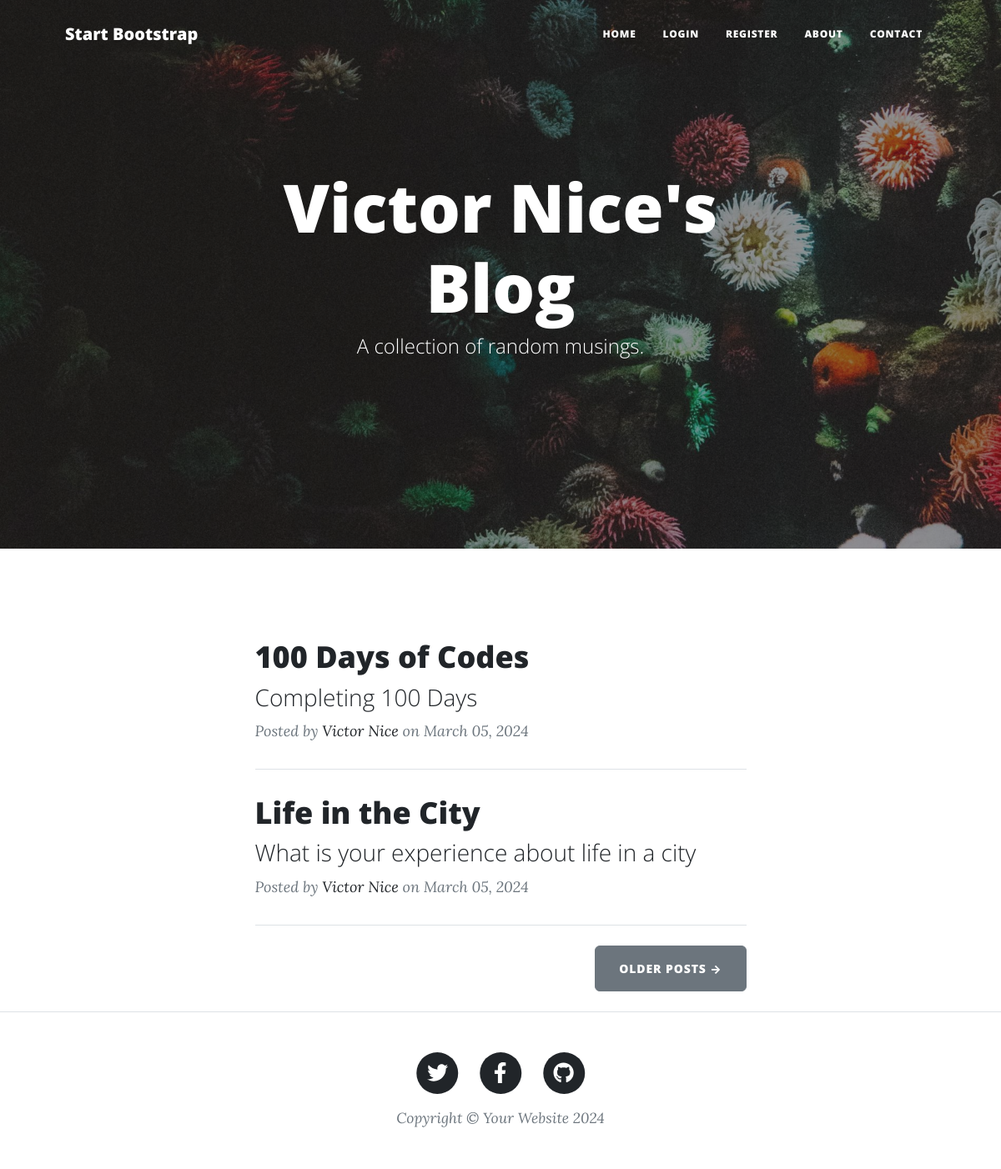
The page / on the database its author committed.
### main.py (models this page shows)
class BlogPost(db.Model):
    __tablename__: str = "blog_posts"
    id: Mapped[int] = mapped_column(Integer, primary_key=True)
    author_id: Mapped[int] = mapped_column(Integer, db.ForeignKey("users.id"))
    author = relationship("User", back_populates="posts")
    comments = relationship("Comment", back_populates="parent_post")
    title: Mapped[str] = mapped_column(String(250), unique=True, nullable=False)
    subtitle: Mapped[str] = mapped_column(String(250), nullable=False)
    date: Mapped[str] = mapped_column(String(250), nullable=False)
    body: Mapped[str] = mapped_column(Text, nullable=False)
    img_url: Mapped[str] = mapped_column(String(250), nullable=False)

class User(UserMixin, db.Model):
    __tablename__: str = "users"
    id: Mapped[int] = mapped_column(Integer, primary_key=True)
    email: Mapped[str] = mapped_column(String(100), unique=True, nullable=False)
    password: Mapped[str] = mapped_column(String(350), nullable=False)
    name: Mapped[str] = mapped_column(String(250), nullable=False)
    posts = relationship("BlogPost", back_populates="author")
    comments = relationship("Comment", back_populates="comment_author")

### main.py (the view)
@app.route('/')
def get_all_posts():
    result = db.session.execute(db.select(BlogPost))
    posts = result.scalars().all()
    return render_template("index.html", all_posts=posts, current_user=current_user, year=year)

### templates/index.html (shortened to what this page needs)
{% include "header.html" %}
<header
  class="masthead"
  style="background-image: url('../static/assets/img/home-bg.jpg')"
>
  <div class="container position-relative px-4 px-lg-5">
    <div class="row gx-4 gx-lg-5 justify-content-center">
      <div class="col-md-10 col-lg-8 col-xl-7">
        <div class="site-heading">
          <h1>Victor Nice's Blog</h1>
          <span class="subheading">A collection of random musings.</span><br>
        </div>
      </div>
    </div>
  </div>
</header>
<div class="container px-4 px-lg-5">
  <div class="row gx-4 gx-lg-5 justify-content-center">
    <div class="col-md-10 col-lg-8 col-xl-7">
      <br>
      {% for post in all_posts %}
      <div class="post-preview">
        <a href="{{ url_for('show_post', post_id=post.id) }}">
          <h2 class="post-title">{{ post.title }}</h2>
          <h3 class="post-subtitle">{{ post.subtitle }}</h3>
        </a>
        <p class="post-meta">
          Posted by
          <a href="#">{{post.author.name}}</a>
          on {{post.date}}
        </p>
      </div>
      <hr class="my-4" />
      {% endfor %}
      <div class="d-flex justify-content-end mb-4">
        <a class="btn btn-secondary text-uppercase" href="#!">Older Posts →</a>
      </div>
    </div>
  </div>
</div>
{% include "footer.html" %}

### templates/header.html (shortened to what this page needs)
<!DOCTYPE html>
<html lang="en">
  <head>
    {% block styles %}
    {{ bootstrap.load_css() }}
    <link
      href="{{ url_for('static', filename='css/styles.css') }}"
      rel="stylesheet"
    />
    {% endblock %}
  </head>
  <body>
    <nav class="navbar navbar-expand-lg navbar-light" id="mainNav">
      <div class="container px-4 px-lg-5">
        <a class="navbar-brand" href="/">Start Bootstrap</a>
        <div class="collapse navbar-collapse" id="navbarResponsive">
          <ul class="navbar-nav ms-auto py-4 py-lg-0">
            <li class="nav-item">
              <a
                class="nav-link px-lg-3 py-3 py-lg-4"
                href="{{ url_for('get_all_posts') }}"
                >Home</a
              >
            </li>
            {% if not current_user.is_authenticated %}
              <li class="nav-item">
                <a
                  class="nav-link px-lg-3 py-3 py-lg-4"
                  href="{{ url_for('login') }}"
                  >Login</a
                >
              </li>
              <li class="nav-item">
                <a
                  class="nav-link px-lg-3 py-3 py-lg-4"
                  href="{{ url_for('register') }}"
                  >Register</a
                >
              </li>
            {% endif %}
            <li class="nav-item">
              <a
                class="nav-link px-lg-3 py-3 py-lg-4"
                href="{{ url_for('about') }}"
                >About</a
              >
            </li>
            <li class="nav-item">
              <a
                class="nav-link px-lg-3 py-3 py-lg-4"
                href="{{ url_for('contact') }}"
                >Contact</a
              >
            </li>
          </ul>
        </div>
      </div>
    </nav>
  </body>
</html>

### templates/footer.html (shortened to what this page needs)
        <footer class="border-top">
          <div class="container px-4 px-lg-5">
              <div class="row gx-4 gx-lg-5 justify-content-center">
                  <div class="col-md-10 col-lg-8 col-xl-7">
                      <ul class="list-inline text-center">
                          <li class="list-inline-item">
                              <a href="#!">
                                  <span class="fa-stack fa-lg">
                                      <i class="fas fa-circle fa-stack-2x"></i>
                                      <i class="fab fa-twitter fa-stack-1x fa-inverse"></i>
                                  </span>
                              </a>
                          </li>
                          <li class="list-inline-item">
                              <a href="#!">
                                  <span class="fa-stack fa-lg">
                                      <i class="fas fa-circle fa-stack-2x"></i>
                                      <i class="fab fa-facebook-f fa-stack-1x fa-inverse"></i>
                                  </span>
                              </a>
                          </li>
                          <li class="list-inline-item">
                              <a href="#!">
                                  <span class="fa-stack fa-lg">
                                      <i class="fas fa-circle fa-stack-2x"></i>
                                      <i class="fab fa-github fa-stack-1x fa-inverse"></i>
                                  </span>
                              </a>
                          </li>
                      </ul>
                      <div class="small text-center text-muted fst-italic">Copyright &copy; Your Website {{ year }}</div>
                  </div>
              </div>
          </div>
      </footer>
  </body>
</html>

### rows shown on the page
BlogPost: title "100 Days of Codes", subtitle "Completing 100 Days", author.name "Victor Nice", date "March 05, 2024"
BlogPost: title "Life in the City", subtitle "What is your experience about life in a city", author.name "Victor Nice", date "March 05, 2024"

### other values the page prints
{{ year }} "2024"
